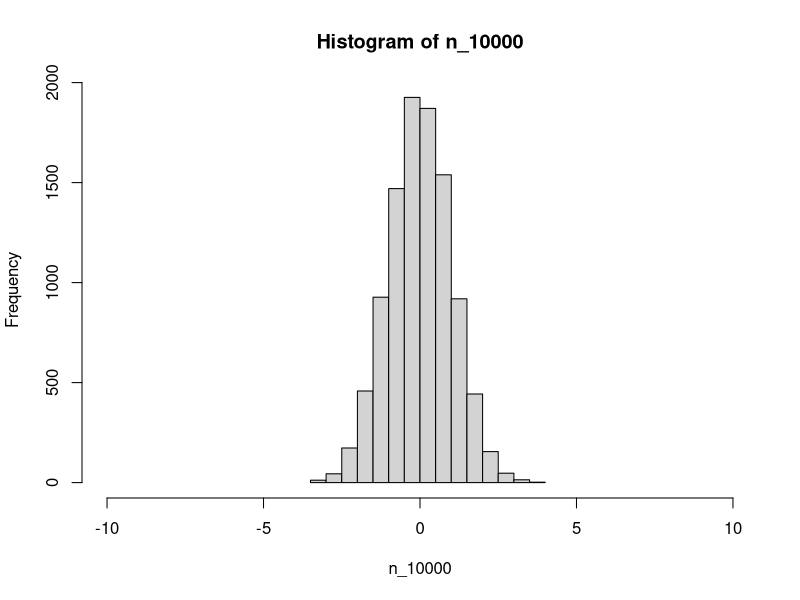
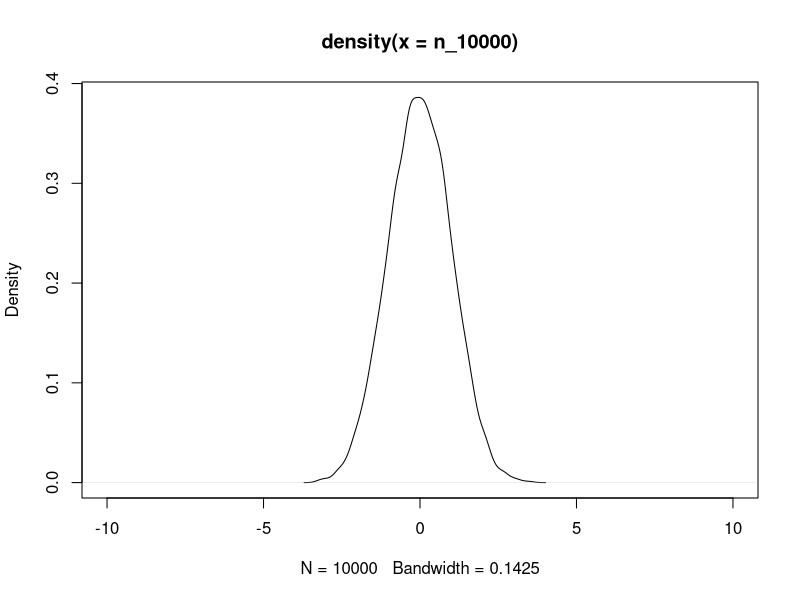
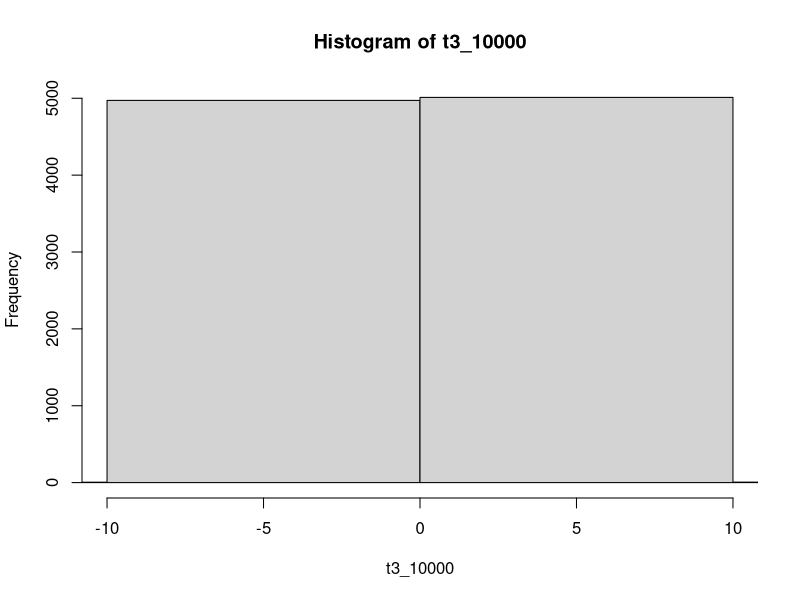
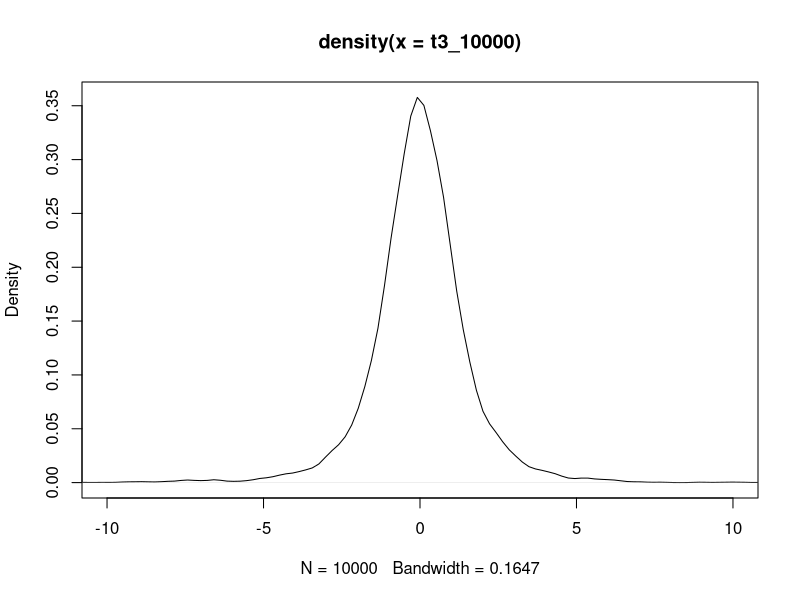
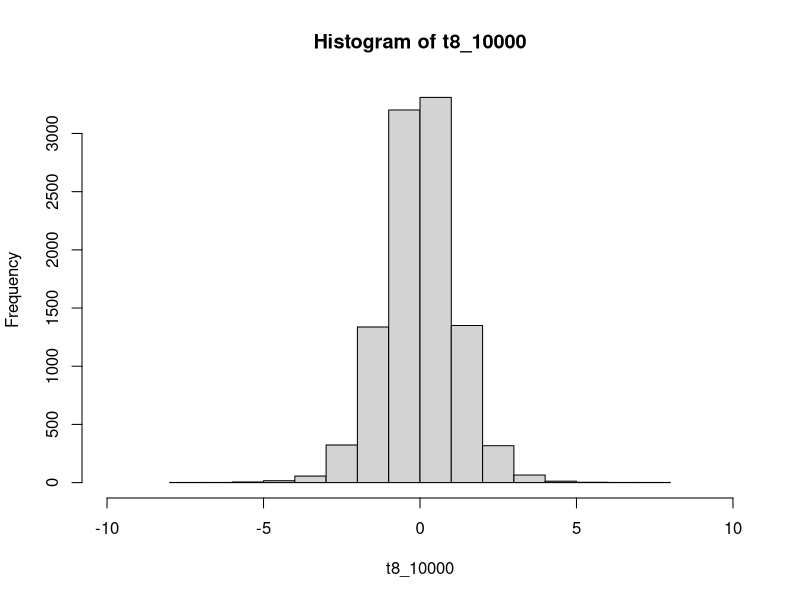
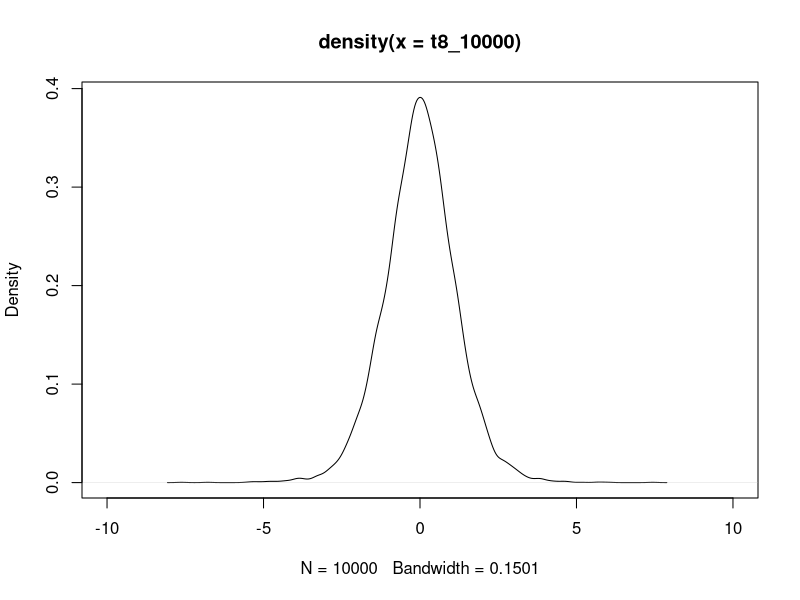
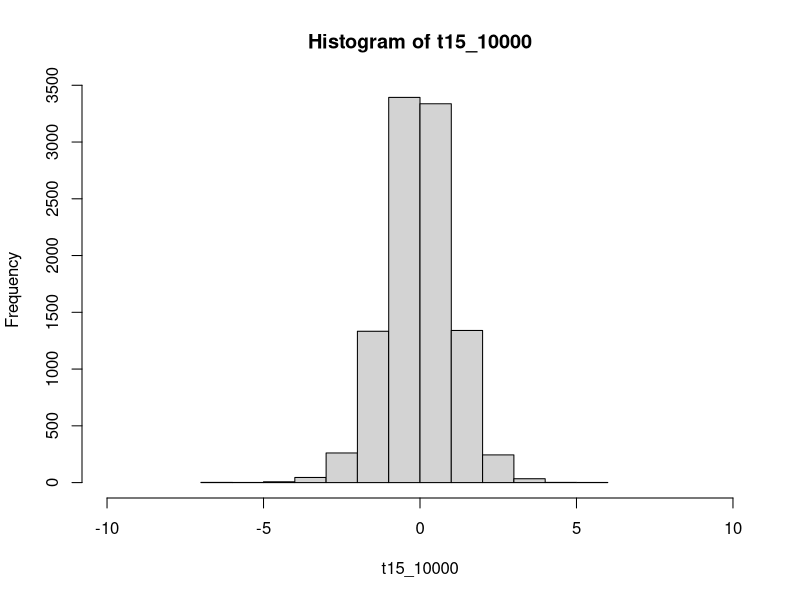
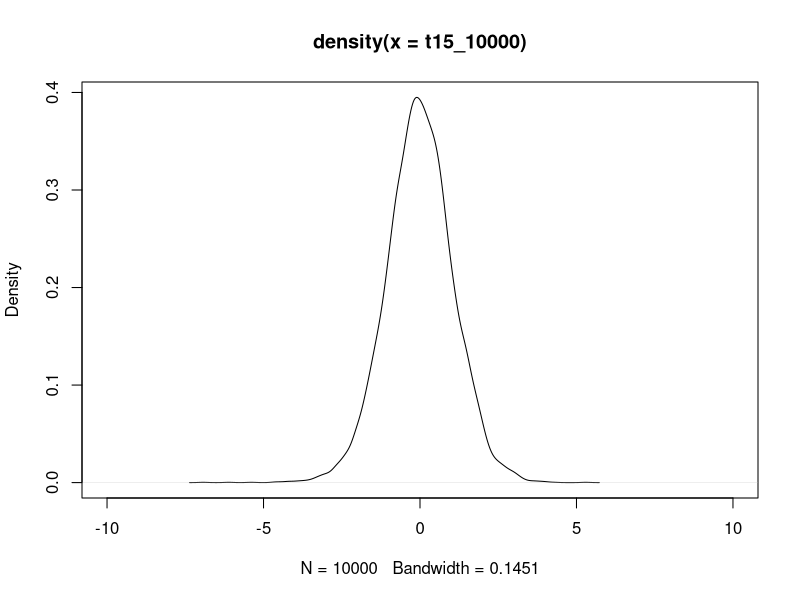

Write the R code that produced these figures, in order.
## ---- chunk 1
knitr::opts_chunk$set(echo = TRUE)
## ---- chunk 2
n_10000 <- rnorm(n = 10000, mean = 0, sd = 1)
hist(n_10000, xlim=c(-10, 10))
plot(density(n_10000), xlim=c(-10, 10))
## ---- chunk 3
t3_10000 <- rt(n = 10000, df = 3)
hist(t3_10000, xlim=c(-10, 10))
plot(density(t3_10000), xlim=c(-10, 10))

t8_10000 <- rt(n = 10000, df = 8)
hist(t8_10000, xlim=c(-10, 10))
plot(density(t8_10000), xlim=c(-10, 10))

t15_10000 <- rt(n = 10000, df = 15)
hist(t15_10000, xlim=c(-10, 10))
plot(density(t15_10000), xlim=c(-10, 10))

t30_10000 <- rt(n = 10000, df = 30)
hist(t30_10000, xlim=c(-10, 10))
plot(density(t30_10000), xlim=c(-10, 10))

t100_10000 <- rt(n = 10000, df = 100)
hist(t100_10000, xlim=c(-10, 10))
plot(density(t100_10000), xlim=c(-10, 10))
## ---- chunk 4
F33_10000 <- rf(n = 10000, df1 = 3, df2 = 3)
hist(F33_10000, xlim=c(-10, 10))
plot(density(F33_10000), xlim=c(-10, 10))

F38_10000 <- rf(n = 10000, df1 = 3, df2 = 8)
hist(F38_10000, xlim=c(-10, 10))
plot(density(F38_10000), xlim=c(-10, 10))

F315_10000 <- rf(n = 10000, df1 = 3, df2 = 15)
hist(F315_10000, xlim=c(-10, 10))
plot(density(F315_10000), xlim=c(-10, 10))

F330_10000 <- rf(n = 10000, df1 = 3, df2 = 30)
hist(F330_10000, xlim=c(-10, 10))
plot(density(F330_10000), xlim=c(-10, 10))

F88_10000 <- rf(n = 10000, df1 = 8, df2 = 8)
hist(F88_10000, xlim=c(-10, 10))
plot(density(F88_10000), xlim=c(-10, 10))

F815_10000 <- rf(n = 10000, df1 = 8, df2 = 15)
hist(F815_10000, xlim=c(-10, 10))
plot(density(F815_10000), xlim=c(-10, 10))

F830_10000 <- rf(n = 10000, df1 = 8, df2 = 30)
hist(F830_10000, xlim=c(-10, 10))
plot(density(F830_10000), xlim=c(-10, 10))

F3030_10000 <- rf(n = 10000, df1 = 30, df2 = 30)
hist(F3030_10000, xlim=c(-10, 10))
plot(density(F3030_10000), xlim=c(-10, 10))
